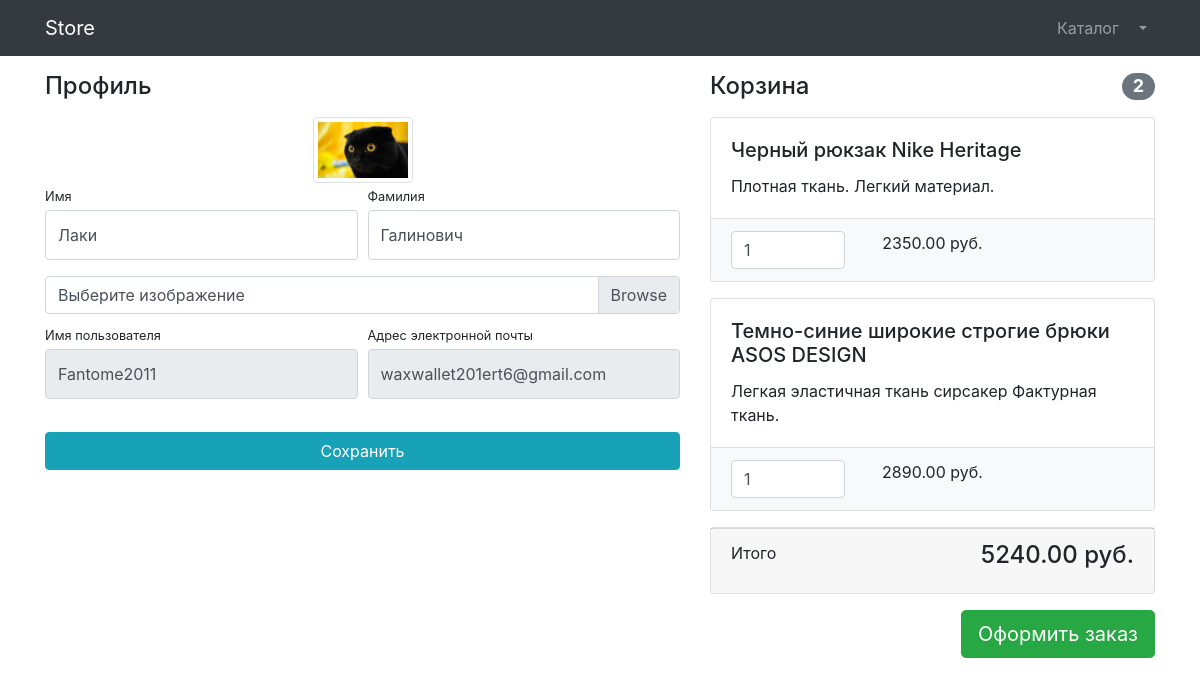
/users/profile/ (signed in), run on the app's committed database.
### users/models.py (models this page shows)
class User(AbstractUser):
    image = models.ImageField(upload_to='user_images', null=True, blank=True)

### products/models.py (models this page shows, shortened)
class Basket(models.Model):
    user = models.ForeignKey(to=User, on_delete=models.CASCADE)
    product = models.ForeignKey(to=Product, on_delete=models.CASCADE)
    quantity = models.PositiveSmallIntegerField(default=0)
    created_timestamp = models.DateTimeField(auto_now_add=True)
    objects = BasketQuerySet.as_manager()
    def sum(self):
        return self.product.price * self.quantity

class Product(models.Model):
    name = models.CharField(max_length=256)
    description = models.TextField()
    price = models.DecimalField(max_digits=8, decimal_places=2)
    quantity = models.PositiveIntegerField(default=0)
    image = models.ImageField(upload_to='products_images')
    category = models.ForeignKey(to=ProductCategory, on_delete=models.CASCADE)
    class Meta:
        verbose_name = "Product"
        verbose_name_plural = "Products"

### users/views.py (the view)
# urls.py: path('profile/', profile, name='profile'),
@login_required
def profile(request):
    if request.method == 'POST':
        form = UserProfileForm(instance=request.user, data=request.POST, files=request.FILES)
        if form.is_valid():
            form.save()
            return HttpResponseRedirect(reverse('users:profile'))
    else:
        form = UserProfileForm(instance=request.user)
    context = {'title': 'Store - Профиль',
               'form': form,
               'baskets': Basket.objects.filter(user=request.user),
               }
    return render(request, 'users/profile.html', context)

### users/forms.py
class UserProfileForm(UserChangeForm):
    first_name = forms.CharField(widget=forms.TextInput(attrs={
        'class': "form-control py-4",}))
    last_name = forms.CharField(widget=forms.TextInput(attrs={
        'class': "form-control py-4",}))
    image = forms.ImageField(widget=forms.FileInput(attrs={
        'class': "custom-file-input"}), required=False)
    username = forms.CharField(widget=forms.TextInput(attrs={
        'class': "form-control py-4", "readonly": True}))
    email = forms.CharField(widget=forms.EmailInput(attrs={
        'class': "form-control py-4", "readonly": True}))
    class Meta:
        model = User
        fields = ('first_name', 'last_name', 'image', 'username', 'email')

### products/models.py (called while the page is built)
    def total_sum(self):
        return sum(basket.sum() for basket in self)

    def total_quantity(self):
        return sum(basket.quantity for basket in self)

### users/templates/users/profile.html (shortened to what this page needs)
{% extends 'products/base.html' %}
{% load static %}
{% block css %}
    <link href="{% static 'vendor/css/profile.css' %}" rel="stylesheet">
{% endblock %}
{% block content %}
    <div class="container">
    <div class="row">
        <div class="col-lg-7">
            <h4 class="mt-3 mb-3">Профиль</h4>
            <div class="col-lg-12 text-center">
                <img width="100" height="100"
                     src="{% if user.image %} {{ user.image.url }} {% else %}{% static 'vendor/img/users/default_avatar.jpg' %}{% endif %}"
                     class="img-thumbnail">
            </div>
            <form action="{% url 'users:profile' %}" method="post" enctype="multipart/form-data">
                <div class="form-row">
                    <div class="col-lg-6">
                        <div class="form-group">
                            <label class="small mb-1" for="{{ form.first_name.id_for_label }}">Имя</label>
                            {{form.first_name}}
                        </div>
                    </div>
                    <div class="col-lg-6">
                        <div class="form-group">
                            <label class="small mb-1" for="{{ form.last_name.id_for_label }}">Фамилия</label>
                            {{form.last_name}}
                        </div>
                    </div>
                </div>
                <div class="form-row mb-2">
                    <div class="col-lg-12">
                        <div class="custom-file">
                            <label class="custom-file-label" for="{{ form.image.id_for_label }}">Выберите изображение</label>
                        </div>
                    </div>
                </div>
                <div class="form-row">
                    <div class="col-lg-6">
                        <label class="small mb-1" for="{{ form.username.id_for_label }}">Имя пользователя</label>
                        {{form.username}}
                    </div>
                    <div class="col-lg-6">
                        <label class="small mb-1" for="{{ form.email.id_for_label }}">Адрес электронной
                            почты</label>
                        {{form.email}}
                    </div>
                </div>
                <div class="form-row">
                    <div class="col-lg-12" style="margin-top: 33px;">
                        <input class="btn btn-info btn-block" type="submit" value="Сохранить">
                    </div>
                </div>
            </form>
        </div>
        <div class="col-lg-5">
            {% include 'products/baskets.html' %}
        </div>
    </div>
</div>
{% endblock %}

### products/templates/products/baskets.html (shortened to what this page needs)
{% if baskets %}
    <h4 class="mt-3 mb-3 d-flex justify-content-between align-items-center mb-3">
                Корзина <span class="badge badge-secondary badge-pill">{{ baskets.total_quantity }}</span>
            </h4>
            {% for basket in baskets %}
                <div class="card mb-3">
                <div class="card-body">
                    <h5 class="card-title">{{ basket.product.name }}</h5>
                    <p class="card-text">{{ basket.product.description }}</p>
                </div>
                <ul class="list-group list-group-flush">
                    <li class="list-group-item bg-light">
                        <div class="row text-center">
                            <div class="col-lg-4">
                                <input name="basketID" type="number" class="form-control"
                                       value="{{ basket.quantity }}" min="0">
                            </div>
                            <div class="col-lg-4">{{ basket.sum}} руб.</div>
                            <div class="col-lg-4">
                            </div>
                        </div>
                    </li>
                </ul>
            </div>
            {% endfor %}
            <div class="card mb-3">
                <div class="card-footer">
                    <p class="float-left">Итого</p>
                    <h4 class="float-right">{{ baskets.total_sum}} руб.</h4>
                </div>
            </div>
            <a class="btn btn-success btn-lg float-right" href="../orders/order-create.html">
                Оформить заказ
            </a>
{% else %}
    <h4 class="mt-3 mb-3 justify-content-between align-items-center mb-3 text-center">
                Корзина пуста
            </h4>
{% endif %}

### data on the page
User: image (picture), first_name "Лаки", last_name "Галинович", username "Fantome2011", email "waxwallet201ert6@gmail.com"
Basket: total_quantity "2", product.name "Черный рюкзак Nike Heritage", product.description "Плотная ткань. Легкий материал.", basketID "1", sum "2350.00", total_sum "5240.00"
Basket: product.name "Темно-синие широкие строгие брюки ASOS DESIGN", product.description "Легкая эластичная ткань сирсакер Фактурная ткань.", basketID "1", sum "2890.00"
